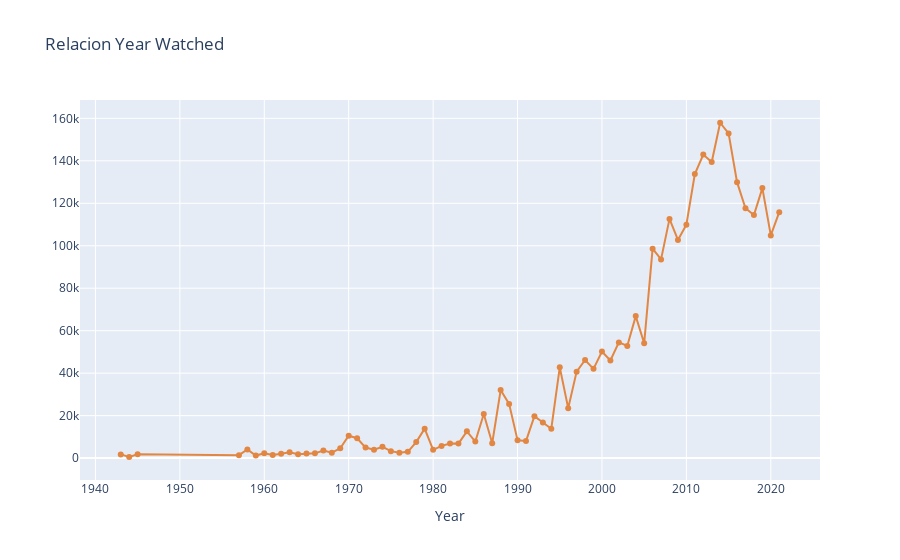

The notebook cell saved with this chart:
### Markdown cell above
ahora vamos a ver como se desarrolla los valores a lo largo de los años para ello vamos a agrupar por año para ver la cantidad de miembros por año pro ejemplo

### Code cell
df_year = Csv.agrupar_por_promedio(df,'Year')
Plot.scatter(df_year,'Watched')
